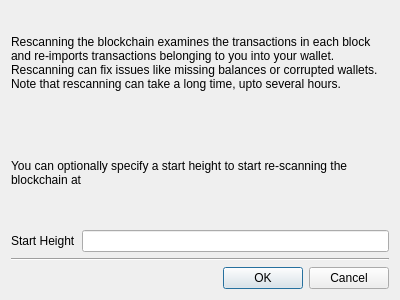
<?xml version="1.0" encoding="UTF-8"?>
<ui version="4.0">
 <class>rescanDialog</class>
 <widget class="QDialog" name="rescanDialog">
  <property name="geometry">
   <rect>
    <x>0</x>
    <y>0</y>
    <width>400</width>
    <height>300</height>
   </rect>
  </property>
  <property name="windowTitle">
   <string>Rescan Blockchain</string>
  </property>
  <layout class="QGridLayout" name="gridLayout">
   <item row="1" column="0" colspan="2">
    <widget class="QLabel" name="label_2">
     <property name="text">
      <string>You can optionally specify a start height to start re-scanning the blockchain at</string>
     </property>
     <property name="wordWrap">
      <bool>true</bool>
     </property>
    </widget>
   </item>
   <item row="2" column="1">
    <widget class="QLineEdit" name="txtStartHeight"/>
   </item>
   <item row="0" column="0" colspan="2">
    <widget class="QLabel" name="label">
     <property name="text">
      <string>Rescanning the blockchain examines the transactions in each block and re-imports transactions belonging to you into your wallet. Rescanning can fix issues like missing balances or corrupted wallets. Note that rescanning can take a long time, upto several hours.</string>
     </property>
     <property name="wordWrap">
      <bool>true</bool>
     </property>
    </widget>
   </item>
   <item row="2" column="0">
    <widget class="QLabel" name="label_3">
     <property name="text">
      <string>Start Height</string>
     </property>
    </widget>
   </item>
   <item row="3" column="0" colspan="2">
    <widget class="Line" name="line">
     <property name="orientation">
      <enum>Qt::Horizontal</enum>
     </property>
    </widget>
   </item>
   <item row="4" column="0" colspan="2">
    <widget class="QDialogButtonBox" name="buttonBox">
     <property name="orientation">
      <enum>Qt::Horizontal</enum>
     </property>
     <property name="standardButtons">
      <set>QDialogButtonBox::Cancel|QDialogButtonBox::Ok</set>
     </property>
    </widget>
   </item>
  </layout>
 </widget>
 <resources/>
 <connections>
  <connection>
   <sender>buttonBox</sender>
   <signal>accepted()</signal>
   <receiver>rescanDialog</receiver>
   <slot>accept()</slot>
   <hints>
    <hint type="sourcelabel">
     <x>248</x>
     <y>254</y>
    </hint>
    <hint type="destinationlabel">
     <x>157</x>
     <y>274</y>
    </hint>
   </hints>
  </connection>
  <connection>
   <sender>buttonBox</sender>
   <signal>rejected()</signal>
   <receiver>rescanDialog</receiver>
   <slot>reject()</slot>
   <hints>
    <hint type="sourcelabel">
     <x>316</x>
     <y>260</y>
    </hint>
    <hint type="destinationlabel">
     <x>286</x>
     <y>274</y>
    </hint>
   </hints>
  </connection>
 </connections>
</ui>
